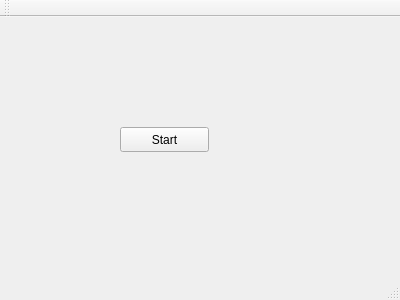
<?xml version="1.0" encoding="UTF-8"?>
<ui version="4.0">
 <class>MainWindow</class>
 <widget class="QMainWindow" name="MainWindow">
  <property name="geometry">
   <rect>
    <x>0</x>
    <y>0</y>
    <width>400</width>
    <height>300</height>
   </rect>
  </property>
  <property name="windowTitle">
   <string>MainWindow</string>
  </property>
  <widget class="QWidget" name="centralWidget">
   <widget class="QPushButton" name="pushButton">
    <property name="geometry">
     <rect>
      <x>120</x>
      <y>110</y>
      <width>89</width>
      <height>25</height>
     </rect>
    </property>
    <property name="text">
     <string>Start</string>
    </property>
   </widget>
  </widget>
  <widget class="QMenuBar" name="menuBar">
   <property name="geometry">
    <rect>
     <x>0</x>
     <y>0</y>
     <width>400</width>
     <height>28</height>
    </rect>
   </property>
  </widget>
  <widget class="QToolBar" name="mainToolBar">
   <attribute name="toolBarArea">
    <enum>TopToolBarArea</enum>
   </attribute>
   <attribute name="toolBarBreak">
    <bool>false</bool>
   </attribute>
  </widget>
  <widget class="QStatusBar" name="statusBar"/>
 </widget>
 <layoutdefault spacing="6" margin="11"/>
 <resources/>
 <connections/>
</ui>
